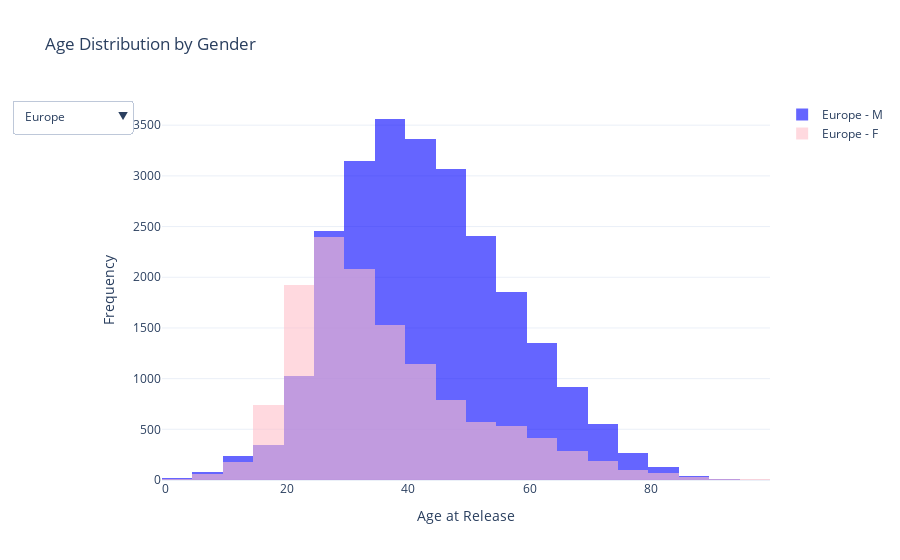

This figure's notebook cell:
### Code cell
interactive_histogram_plot(regions, title='Age Distribution by Gender', age_col='age_at_release', gender_col='actor_gender', bins=20)

### Figure 1 — Plotly figure (JSON) as saved in the notebook; plotly's stock layout.template omitted (floating-point values rounded to 4 significant figures; data arrays with more than 128 entries replaced by an {"elided": "..."} marker saying what was removed)
{"data": [{"marker": {"color": "blue"}, "name": "Europe - M", "nbinsx": 20, "opacity": 0.6, "type": "histogram", "visible": true, "x": {"elided": "24829 int values"}}, {"marker": {"color": "pink"}, "name": "Europe - F", "nbinsx": 20, "opacity": 0.6, "type": "histogram", "visible": true, "x": {"elided": "13057 int values"}}, {"marker": {"color": "blue"}, "name": "East Europe - M", "nbinsx": 20, "opacity": 0.6, "type": "histogram", "visible": false, "x": {"elided": "24829 int values"}}, {"marker": {"color": "pink"}, "name": "East Europe - F", "nbinsx": 20, "opacity": 0.6, "type": "histogram", "visible": false, "x": {"elided": "13057 int values"}}, {"marker": {"color": "blue"}, "name": "West Europe - M", "nbinsx": 20, "opacity": 0.6, "type": "histogram", "visible": false, "x": []}, {"marker": {"color": "pink"}, "name": "West Europe - F", "nbinsx": 20, "opacity": 0.6, "type": "histogram", "visible": false, "x": []}, {"marker": {"color": "blue"}, "name": "Nordic Europe - M", "nbinsx": 20, "opacity": 0.6, "type": "histogram", "visible": false, "x": []}, {"marker": {"color": "pink"}, "name": "Nordic Europe - F", "nbinsx": 20, "opacity": 0.6, "type": "histogram", "visible": false, "x": []}], "layout": {"barmode": "overlay", "title": {"text": "Age Distribution by Gender"}, "updatemenus": [{"buttons": [{"args": [{"visible": [true, true, false, false, false, false, false, false]}, {"title": "Age Distribution by Gender - Europe"}], "label": "Europe", "method": "update"}, {"args": [{"visible": [false, false, true, true, false, false, false, false]}, {"title": "Age Distribution by Gender - East Europe"}], "label": "East Europe", "method": "update"}, {"args": [{"visible": [false, false, false, false, true, true, false, false]}, {"title": "Age Distribution by Gender - West Europe"}], "label": "West Europe", "method": "update"}, {"args": [{"visible": [false, false, false, false, false, false, true, true]}, {"title": "Age Distribution by Gender - Nordic Europe"}], "label": "Nordic Europe", "method": "update"}], "direction": "down", "showactive": true, "type": "dropdown"}], "xaxis": {"title": {"text": "Age at Release"}}, "yaxis": {"title": {"text": "Frequency"}}}}
